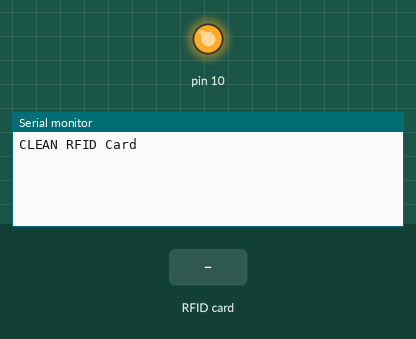
Simulated run of this sketch. Board: Arduino Uno, built with avr-gcc and run on an emulated ATmega328P. Shown: output pins drawn as LEDs (lit = HIGH), the last lines printed to the serial monitor. The inputs (shaded band) are chosen by the test bench.

Above: at 1.2 s.
1.3 s: RFID card 5E 7A 19 C4 held to the reader
At 1.37 s:
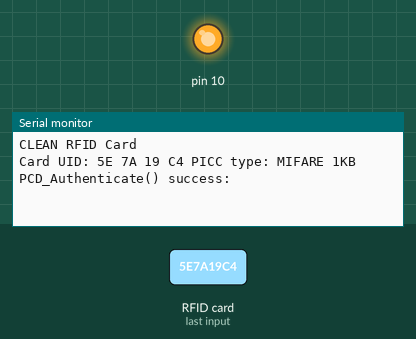
At 2.9 s:
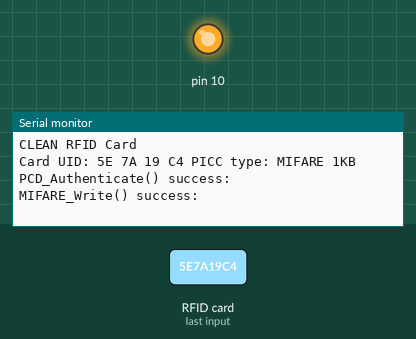

The sketch:

Clean_RFID_Card.ino
```cpp
 /*
 * -----------------------------------------------------------------------------------------
 *             MFRC522      Arduino       Arduino   Arduino    Arduino          Arduino
 *             Reader/PCD   Uno/101       Mega      Nano v3    Leonardo/Micro   Pro Micro
 * Signal      Pin          Pin           Pin       Pin        Pin              Pin
 * -----------------------------------------------------------------------------------------
 * RST/Reset   RST          9             5         D9         RESET/ICSP-5     RST
 * SPI SS      SDA(SS)      10            53        D10        10               10
 * SPI MOSI    MOSI         11 / ICSP-4   51        D11        ICSP-4           16
 * SPI MISO    MISO         12 / ICSP-1   50        D12        ICSP-1           14
 * SPI SCK     SCK          13 / ICSP-3   52        D13        ICSP-3           15
*/

#include <SPI.h>
#include <MFRC522.h>

#define RST_PIN         4           // Configurable, see typical pin layout above
#define SS_PIN          5          // Configurable, see typical pin layout above

MFRC522 mfrc522(SS_PIN, RST_PIN);   // Create MFRC522 instance

void setup() {
  Serial.begin(9600);        // Initialize serial communications with the PC
  SPI.begin();               // Init SPI bus
  mfrc522.PCD_Init();        // Init MFRC522 card
  Serial.println(F("CLEAN RFID Card"));
}

void loop() {

  // Prepare key - all keys are set to FFFFFFFFFFFFh at chip delivery from the factory.
  MFRC522::MIFARE_Key key;
  for (byte i = 0; i < 6; i++) key.keyByte[i] = 0xFF;

  // Look for new cards
  if ( ! mfrc522.PICC_IsNewCardPresent()) {
    return;
  }

  // Select one of the cards
  if ( ! mfrc522.PICC_ReadCardSerial()) {
    return;
  }

  Serial.print(F("Card UID:"));    //Dump UID
  for (byte i = 0; i < mfrc522.uid.size; i++) {
    Serial.print(mfrc522.uid.uidByte[i] < 0x10 ? " 0" : " ");
    Serial.print(mfrc522.uid.uidByte[i], HEX);
  }
  Serial.print(F(" PICC type: "));   // Dump PICC type
  MFRC522::PICC_Type piccType = mfrc522.PICC_GetType(mfrc522.uid.sak);
  Serial.println(mfrc522.PICC_GetTypeName(piccType));

  byte buffer[16];
  byte block;
  MFRC522::StatusCode status;
  byte len;
  buffer[0] = 0x35;
  buffer[1] = 0x37;
  buffer[2] = 0x33;
  buffer[3] = 0x31;
  buffer[4] = 0x32;
  buffer[5] = 0x32;
  buffer[6] = 0x32;
  buffer[7] = 0x32;
  buffer[8] = 0x32;
  buffer[9] = 0x32;
  for(int i = 10; i < sizeof(buffer)/sizeof(byte); i++){
    buffer[i] = 0x00;
  }

  block = 1;
  //Serial.println(F("Authenticating using key A..."));
  status = mfrc522.PCD_Authenticate(MFRC522::PICC_CMD_MF_AUTH_KEY_A, block, &key, &(mfrc522.uid));
  if (status != MFRC522::STATUS_OK) {
    Serial.print(F("PCD_Authenticate() failed: "));
    Serial.println(mfrc522.GetStatusCodeName(status));
    return;
  }
  else Serial.println(F("PCD_Authenticate() success: "));

  // Write block
  status = mfrc522.MIFARE_Write(block, buffer, 16);
  if (status != MFRC522::STATUS_OK) {
    Serial.print(F("MIFARE_Write() failed: "));
    Serial.println(mfrc522.GetStatusCodeName(status));
    return;
  }
  else Serial.println(F("MIFARE_Write() success: "));


  Serial.println(" ");
  mfrc522.PICC_HaltA(); // Halt PICC
  mfrc522.PCD_StopCrypto1();  // Stop encryption on PCD

}
```

Measured:
- after the input at 1.3 s, the serial monitor: prints a new line at once (image 1)
